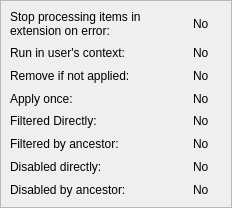
<?xml version="1.0" encoding="UTF-8"?>
<ui version="4.0">
 <class>PropertiesWidget</class>
 <widget class="QWidget" name="PropertiesWidget">
  <property name="geometry">
   <rect>
    <x>0</x>
    <y>0</y>
    <width>232</width>
    <height>208</height>
   </rect>
  </property>
  <property name="windowTitle">
   <string>Form</string>
  </property>
  <layout class="QGridLayout" name="gridLayout_2">
   <property name="leftMargin">
    <number>0</number>
   </property>
   <property name="topMargin">
    <number>0</number>
   </property>
   <property name="rightMargin">
    <number>0</number>
   </property>
   <property name="bottomMargin">
    <number>0</number>
   </property>
   <item row="0" column="0">
    <widget class="QFrame" name="propertiesFrame">
     <property name="frameShape">
      <enum>QFrame::StyledPanel</enum>
     </property>
     <layout class="QGridLayout">
      <item row="0" column="0">
       <widget class="QLabel" name="stopProcessingLabel">
        <property name="sizePolicy">
         <sizepolicy hsizetype="Preferred" vsizetype="Preferred">
          <horstretch>6</horstretch>
          <verstretch>0</verstretch>
         </sizepolicy>
        </property>
        <property name="text">
         <string>Stop processing items in extension on error:</string>
        </property>
        <property name="wordWrap">
         <bool>true</bool>
        </property>
       </widget>
      </item>
      <item row="0" column="1">
       <widget class="QLabel" name="stopProcessingStatusLabel">
        <property name="sizePolicy">
         <sizepolicy hsizetype="Preferred" vsizetype="Preferred">
          <horstretch>1</horstretch>
          <verstretch>0</verstretch>
         </sizepolicy>
        </property>
        <property name="text">
         <string>No</string>
        </property>
       </widget>
      </item>
      <item row="1" column="0">
       <widget class="QLabel" name="runInUsersContextLabel">
        <property name="sizePolicy">
         <sizepolicy hsizetype="Preferred" vsizetype="Preferred">
          <horstretch>6</horstretch>
          <verstretch>0</verstretch>
         </sizepolicy>
        </property>
        <property name="text">
         <string>Run in user's context:</string>
        </property>
        <property name="wordWrap">
         <bool>true</bool>
        </property>
       </widget>
      </item>
      <item row="1" column="1">
       <widget class="QLabel" name="runInUsersContextStatusLabel">
        <property name="sizePolicy">
         <sizepolicy hsizetype="Preferred" vsizetype="Preferred">
          <horstretch>1</horstretch>
          <verstretch>0</verstretch>
         </sizepolicy>
        </property>
        <property name="text">
         <string>No</string>
        </property>
       </widget>
      </item>
      <item row="2" column="0">
       <widget class="QLabel" name="removeIfNotAppliedLabel">
        <property name="sizePolicy">
         <sizepolicy hsizetype="Preferred" vsizetype="Preferred">
          <horstretch>6</horstretch>
          <verstretch>0</verstretch>
         </sizepolicy>
        </property>
        <property name="text">
         <string>Remove if not applied:</string>
        </property>
        <property name="wordWrap">
         <bool>true</bool>
        </property>
       </widget>
      </item>
      <item row="2" column="1">
       <widget class="QLabel" name="removeIfNotAppliedStatusLabel">
        <property name="sizePolicy">
         <sizepolicy hsizetype="Preferred" vsizetype="Preferred">
          <horstretch>1</horstretch>
          <verstretch>0</verstretch>
         </sizepolicy>
        </property>
        <property name="text">
         <string>No</string>
        </property>
       </widget>
      </item>
      <item row="3" column="0">
       <widget class="QLabel" name="applyOnceLabel">
        <property name="sizePolicy">
         <sizepolicy hsizetype="Preferred" vsizetype="Preferred">
          <horstretch>6</horstretch>
          <verstretch>0</verstretch>
         </sizepolicy>
        </property>
        <property name="text">
         <string>Apply once:</string>
        </property>
       </widget>
      </item>
      <item row="3" column="1">
       <widget class="QLabel" name="applyOnceStatusLabel">
        <property name="sizePolicy">
         <sizepolicy hsizetype="Preferred" vsizetype="Preferred">
          <horstretch>1</horstretch>
          <verstretch>0</verstretch>
         </sizepolicy>
        </property>
        <property name="text">
         <string>No</string>
        </property>
       </widget>
      </item>
      <item row="4" column="0">
       <widget class="QLabel" name="filteredDirectlyLabel">
        <property name="sizePolicy">
         <sizepolicy hsizetype="Preferred" vsizetype="Preferred">
          <horstretch>6</horstretch>
          <verstretch>0</verstretch>
         </sizepolicy>
        </property>
        <property name="text">
         <string>Filtered Directly:</string>
        </property>
       </widget>
      </item>
      <item row="4" column="1">
       <widget class="QLabel" name="filteredDirectlyStatusLabel">
        <property name="sizePolicy">
         <sizepolicy hsizetype="Preferred" vsizetype="Preferred">
          <horstretch>1</horstretch>
          <verstretch>0</verstretch>
         </sizepolicy>
        </property>
        <property name="text">
         <string>No</string>
        </property>
       </widget>
      </item>
      <item row="5" column="0">
       <widget class="QLabel" name="filteredByAncestorLabel">
        <property name="sizePolicy">
         <sizepolicy hsizetype="Preferred" vsizetype="Preferred">
          <horstretch>6</horstretch>
          <verstretch>0</verstretch>
         </sizepolicy>
        </property>
        <property name="text">
         <string>Filtered by ancestor:</string>
        </property>
       </widget>
      </item>
      <item row="5" column="1">
       <widget class="QLabel" name="filteredByAncestorStatusLabel">
        <property name="sizePolicy">
         <sizepolicy hsizetype="Preferred" vsizetype="Preferred">
          <horstretch>1</horstretch>
          <verstretch>0</verstretch>
         </sizepolicy>
        </property>
        <property name="text">
         <string>No</string>
        </property>
       </widget>
      </item>
      <item row="6" column="0">
       <widget class="QLabel" name="disabledDirectlyLabel">
        <property name="sizePolicy">
         <sizepolicy hsizetype="Preferred" vsizetype="Preferred">
          <horstretch>6</horstretch>
          <verstretch>0</verstretch>
         </sizepolicy>
        </property>
        <property name="text">
         <string>Disabled directly:</string>
        </property>
       </widget>
      </item>
      <item row="6" column="1">
       <widget class="QLabel" name="disabledDirectlyStatusLabel">
        <property name="sizePolicy">
         <sizepolicy hsizetype="Preferred" vsizetype="Preferred">
          <horstretch>1</horstretch>
          <verstretch>0</verstretch>
         </sizepolicy>
        </property>
        <property name="text">
         <string>No</string>
        </property>
       </widget>
      </item>
      <item row="7" column="0">
       <widget class="QLabel" name="disabledByAncestorLabel">
        <property name="sizePolicy">
         <sizepolicy hsizetype="Preferred" vsizetype="Preferred">
          <horstretch>6</horstretch>
          <verstretch>0</verstretch>
         </sizepolicy>
        </property>
        <property name="text">
         <string>Disabled by ancestor:</string>
        </property>
       </widget>
      </item>
      <item row="7" column="1">
       <widget class="QLabel" name="disabledByAncestorStatusLabel">
        <property name="sizePolicy">
         <sizepolicy hsizetype="Preferred" vsizetype="Preferred">
          <horstretch>1</horstretch>
          <verstretch>0</verstretch>
         </sizepolicy>
        </property>
        <property name="text">
         <string>No</string>
        </property>
       </widget>
      </item>
     </layout>
    </widget>
   </item>
  </layout>
 </widget>
 <resources/>
 <connections/>
</ui>
